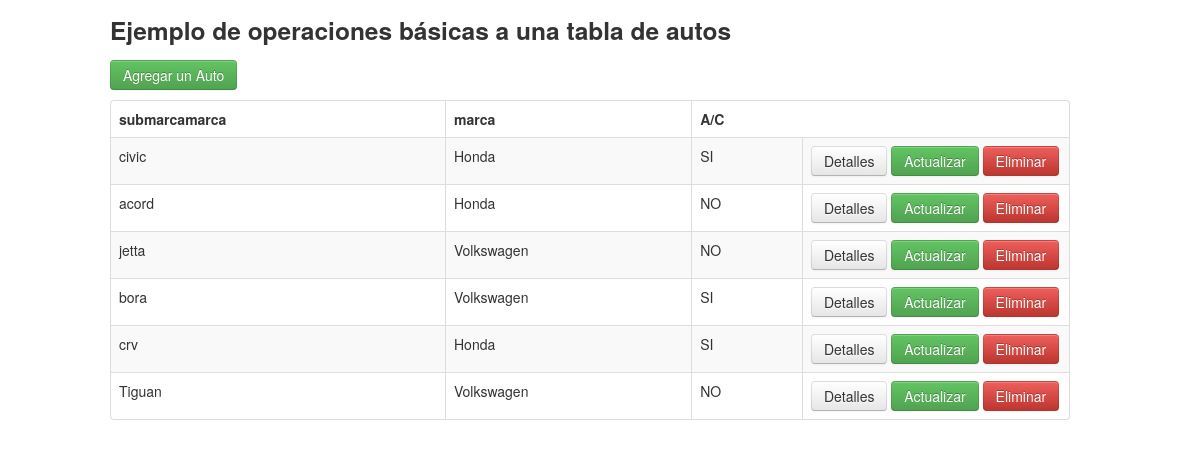
The page / on the database its author committed.
### tables this page shows
CREATE TABLE IF NOT EXISTS `auto` (
  `idauto` int(11) NOT NULL AUTO_INCREMENT,
  `nombrec` varchar(20) DEFAULT NULL,
  `idmarca` int(11) DEFAULT NULL,
  `ac` tinyint(1) DEFAULT NULL,
  PRIMARY KEY (`idauto`),
  KEY `idmarca` (`idmarca`)
);

CREATE TABLE IF NOT EXISTS `marca` (
  `idmarca` int(11) NOT NULL AUTO_INCREMENT,
  `nombrem` varchar(20) DEFAULT NULL,
  PRIMARY KEY (`idmarca`)
);

### index.php (the view, shortened to what this page needs)
<!DOCTYPE html>
<html lang="en">
	<head>
	    <link   href="css/bootstrap.min.css" rel="stylesheet">
	</head>
	<body>
	    <div class="container">
    		<div class="row">
    			<h3>Ejemplo de operaciones básicas a una tabla de autos</h3>
    		</div>
				<div class="row">
					<p>
						<a href="create.php" class="btn btn-success">Agregar un Auto</a>
					</p>
					<table class="table table-striped table-bordered">
	            <thead>
	                <tr>
	                	<th>submarcamarca	</th>
	                	<th>marca 				</th>
	                  <th>A/C 					</th>
	                </tr>
	            </thead>
	            <tbody>
	              	<?php
								   	$pdo = Database::connect();
								   	$sql = 'SELECT * FROM auto natural join marca ORDER BY idauto';
				 				   	foreach ($pdo->query($sql) as $row) {
											echo '<tr>';
			    					   	echo '<td>'. $row['nombrec'] . '</td>';
			    					  	echo '<td>'. $row['nombrem'] . '</td>';
			                            echo '<td>';    echo ($row['ac'])?"SI":"NO"; echo'</td>';
			                            echo '<td width=250>';
			    					   	echo '<a class="btn" href="read.php?id='.$row['idauto'].'">Detalles</a>';
			    					  	echo '<a class="btn btn-success" href="update.php?id='.$row['idauto'].'">Actualizar</a>';
			    					   	echo '<a class="btn btn-danger" href="delete.php?id='.$row['idauto'].'">Eliminar</a>';
			    					   	echo '</td>';
										  echo '</tr>';
								    }
				  				?>
			    		</tbody>
		      </table>
		    </div>
	    </div>
	</body>
</html>

### rows shown on the page
auto: nombrec "civic", idmarca.nombrem "Honda", ac "SI"
auto: nombrec "acord", idmarca.nombrem "Honda", ac "NO"
auto: nombrec "jetta", idmarca.nombrem "Volkswagen", ac "NO"
auto: nombrec "bora", idmarca.nombrem "Volkswagen", ac "SI"
auto: nombrec "crv", idmarca.nombrem "Honda", ac "SI"
auto: nombrec "Tiguan", idmarca.nombrem "Volkswagen", ac "NO"
